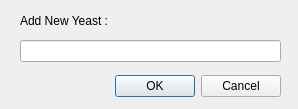
<?xml version="1.0" encoding="UTF-8"?>
<ui version="4.0">
 <class>Dialog</class>
 <widget class="QDialog" name="Dialog">
  <property name="geometry">
   <rect>
    <x>0</x>
    <y>0</y>
    <width>298</width>
    <height>109</height>
   </rect>
  </property>
  <property name="windowTitle">
   <string>Dialog</string>
  </property>
  <widget class="QDialogButtonBox" name="buttonBox">
   <property name="geometry">
    <rect>
     <x>100</x>
     <y>70</y>
     <width>181</width>
     <height>32</height>
    </rect>
   </property>
   <property name="font">
    <font>
     <pointsize>9</pointsize>
    </font>
   </property>
   <property name="orientation">
    <enum>Qt::Orientation::Horizontal</enum>
   </property>
   <property name="standardButtons">
    <set>QDialogButtonBox::StandardButton::Cancel|QDialogButtonBox::StandardButton::Ok</set>
   </property>
  </widget>
  <widget class="QLabel" name="label">
   <property name="geometry">
    <rect>
     <x>20</x>
     <y>10</y>
     <width>151</width>
     <height>21</height>
    </rect>
   </property>
   <property name="font">
    <font>
     <pointsize>9</pointsize>
    </font>
   </property>
   <property name="text">
    <string>Add New Yeast : </string>
   </property>
  </widget>
  <widget class="QLineEdit" name="lineEdit">
   <property name="geometry">
    <rect>
     <x>20</x>
     <y>40</y>
     <width>261</width>
     <height>22</height>
    </rect>
   </property>
  </widget>
 </widget>
 <resources/>
 <connections>
  <connection>
   <sender>buttonBox</sender>
   <signal>accepted()</signal>
   <receiver>Dialog</receiver>
   <slot>accept()</slot>
   <hints>
    <hint type="sourcelabel">
     <x>248</x>
     <y>254</y>
    </hint>
    <hint type="destinationlabel">
     <x>157</x>
     <y>274</y>
    </hint>
   </hints>
  </connection>
  <connection>
   <sender>buttonBox</sender>
   <signal>rejected()</signal>
   <receiver>Dialog</receiver>
   <slot>reject()</slot>
   <hints>
    <hint type="sourcelabel">
     <x>316</x>
     <y>260</y>
    </hint>
    <hint type="destinationlabel">
     <x>286</x>
     <y>274</y>
    </hint>
   </hints>
  </connection>
 </connections>
</ui>
